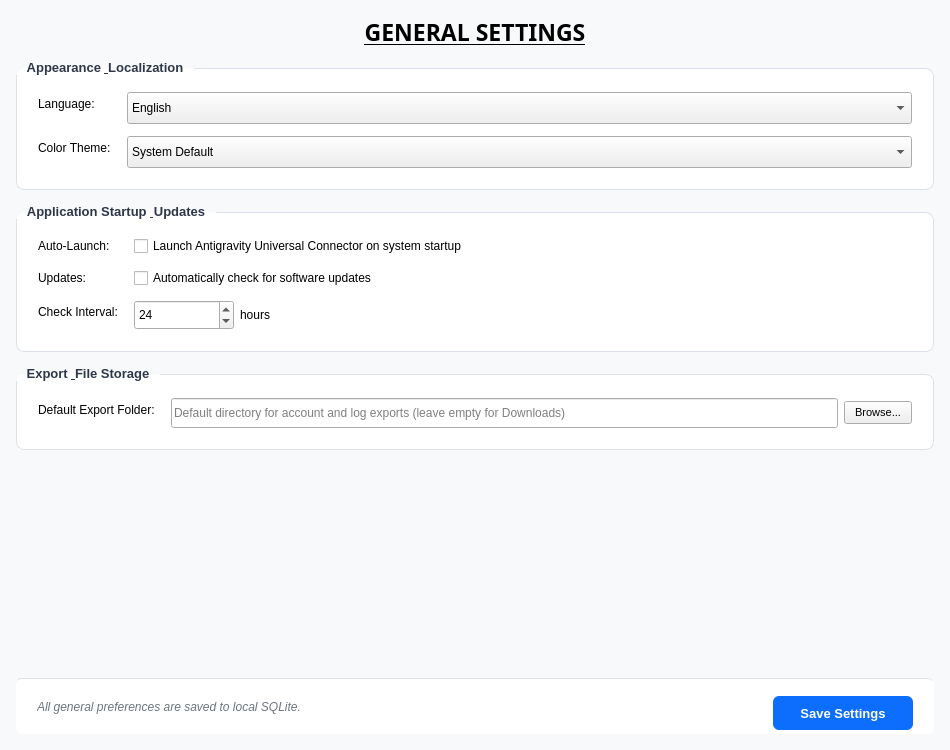
<?xml version="1.0" encoding="UTF-8"?>
<ui version="4.0">
 <class>GeneralSettingsForm</class>
 <widget class="QWidget" name="GeneralSettingsForm">
  <property name="geometry">
   <rect>
    <x>0</x>
    <y>0</y>
    <width>950</width>
    <height>750</height>
   </rect>
  </property>
  <property name="windowTitle">
   <string>General Settings</string>
  </property>
  <property name="styleSheet">
   <string notr="true">
    QWidget#GeneralSettingsForm {
      background-color: #F8F9FA;
    }
   </string>
  </property>
  <layout class="QVBoxLayout" name="mainVerticalLayout">
   <property name="spacing">
    <number>12</number>
   </property>
   <property name="leftMargin">
    <number>16</number>
   </property>
   <property name="topMargin">
    <number>16</number>
   </property>
   <property name="rightMargin">
    <number>16</number>
   </property>
   <property name="bottomMargin">
    <number>16</number>
   </property>
   <item>
    <widget class="QLabel" name="label">
     <property name="font">
      <font>
       <family>DS-Digital</family>
       <pointsize>17</pointsize>
       <bold>true</bold>
       <underline>true</underline>
      </font>
     </property>
     <property name="text">
      <string>GENERAL SETTINGS</string>
     </property>
     <property name="alignment">
      <set>Qt::AlignmentFlag::AlignCenter</set>
     </property>
    </widget>
   </item>
   <item>
    <widget class="QScrollArea" name="scrollArea">
     <property name="styleSheet">
      <string notr="true">
       QScrollArea {
         background: transparent;
         border: none;
       }
       QWidget#scrollContent {
         background-color: transparent;
       }
      </string>
     </property>
     <property name="frameShape">
      <enum>QFrame::Shape::NoFrame</enum>
     </property>
     <property name="widgetResizable">
      <bool>true</bool>
     </property>
     <widget class="QWidget" name="scrollContent">
      <property name="geometry">
       <rect>
        <x>0</x>
        <y>0</y>
        <width>918</width>
        <height>615</height>
       </rect>
      </property>
      <layout class="QVBoxLayout" name="layoutContent">
       <property name="spacing">
        <number>14</number>
       </property>
       <property name="leftMargin">
        <number>0</number>
       </property>
       <property name="topMargin">
        <number>0</number>
       </property>
       <property name="rightMargin">
        <number>0</number>
       </property>
       <property name="bottomMargin">
        <number>0</number>
       </property>
       <item>
        <widget class="QGroupBox" name="groupAppearance">
         <property name="font">
          <font>
           <family>Segoe UI</family>
           <pointsize>10</pointsize>
           <bold>true</bold>
          </font>
         </property>
         <property name="styleSheet">
          <string notr="true">
           QGroupBox {
             background-color: #FFFFFF;
             border: 1px solid #DCE1E7;
             border-radius: 8px;
             margin-top: 8px;
             padding: 14px 12px 12px 12px;
             font-weight: bold;
           }
           QGroupBox::title {
             subcontrol-origin: margin;
             subcontrol-position: top left;
             padding: 0 6px;
             color: #2D3748;
           }
          </string>
         </property>
         <property name="title">
          <string>Appearance &amp; Localization</string>
         </property>
         <layout class="QFormLayout" name="layoutFormAppearance">
          <property name="horizontalSpacing">
           <number>16</number>
          </property>
          <property name="verticalSpacing">
           <number>12</number>
          </property>
          <item row="0" column="0">
           <widget class="QLabel" name="lblLanguage">
            <property name="font">
             <font>
              <family>Segoe UI</family>
              <pointsize>9</pointsize>
              <bold>false</bold>
             </font>
            </property>
            <property name="text">
             <string>Language:</string>
            </property>
           </widget>
          </item>
          <item row="0" column="1">
           <widget class="QComboBox" name="comboLanguage">
            <property name="minimumSize">
             <size>
              <width>260</width>
              <height>32</height>
             </size>
            </property>
            <item>
             <property name="text">
              <string>English</string>
             </property>
            </item>
            <item>
             <property name="text">
              <string>Español</string>
             </property>
            </item>
            <item>
             <property name="text">
              <string>Français</string>
             </property>
            </item>
            <item>
             <property name="text">
              <string>Deutsch</string>
             </property>
            </item>
            <item>
             <property name="text">
              <string>日本語</string>
             </property>
            </item>
            <item>
             <property name="text">
              <string>한국어</string>
             </property>
            </item>
            <item>
             <property name="text">
              <string>Русский</string>
             </property>
            </item>
            <item>
             <property name="text">
              <string>Português</string>
             </property>
            </item>
            <item>
             <property name="text">
              <string>Tiếng Việt</string>
             </property>
            </item>
            <item>
             <property name="text">
              <string>Türkçe</string>
             </property>
            </item>
            <item>
             <property name="text">
              <string>العربية</string>
             </property>
            </item>
            <item>
             <property name="text">
              <string>Bahasa Melayu</string>
             </property>
            </item>
           </widget>
          </item>
          <item row="1" column="0">
           <widget class="QLabel" name="lblTheme">
            <property name="font">
             <font>
              <family>Segoe UI</family>
              <pointsize>9</pointsize>
              <bold>false</bold>
             </font>
            </property>
            <property name="text">
             <string>Color Theme:</string>
            </property>
           </widget>
          </item>
          <item row="1" column="1">
           <widget class="QComboBox" name="comboTheme">
            <property name="minimumSize">
             <size>
              <width>260</width>
              <height>32</height>
             </size>
            </property>
            <item>
             <property name="text">
              <string>System Default</string>
             </property>
            </item>
            <item>
             <property name="text">
              <string>Light Theme</string>
             </property>
            </item>
            <item>
             <property name="text">
              <string>Dark Theme</string>
             </property>
            </item>
           </widget>
          </item>
         </layout>
        </widget>
       </item>
       <item>
        <widget class="QGroupBox" name="groupStartup">
         <property name="font">
          <font>
           <family>Segoe UI</family>
           <pointsize>10</pointsize>
           <bold>true</bold>
          </font>
         </property>
         <property name="styleSheet">
          <string notr="true">
           QGroupBox {
             background-color: #FFFFFF;
             border: 1px solid #DCE1E7;
             border-radius: 8px;
             margin-top: 8px;
             padding: 14px 12px 12px 12px;
             font-weight: bold;
           }
           QGroupBox::title {
             subcontrol-origin: margin;
             subcontrol-position: top left;
             padding: 0 6px;
             color: #2D3748;
           }
          </string>
         </property>
         <property name="title">
          <string>Application Startup &amp; Updates</string>
         </property>
         <layout class="QFormLayout" name="layoutFormStartup">
          <property name="horizontalSpacing">
           <number>16</number>
          </property>
          <property name="verticalSpacing">
           <number>12</number>
          </property>
          <item row="0" column="0">
           <widget class="QLabel" name="lblAutoLaunch">
            <property name="font">
             <font>
              <family>Segoe UI</family>
              <pointsize>9</pointsize>
              <bold>false</bold>
             </font>
            </property>
            <property name="text">
             <string>Auto-Launch:</string>
            </property>
           </widget>
          </item>
          <item row="0" column="1">
           <widget class="QCheckBox" name="chkAutoLaunch">
            <property name="font">
             <font>
              <family>Segoe UI</family>
              <pointsize>9</pointsize>
              <bold>false</bold>
             </font>
            </property>
            <property name="text">
             <string>Launch Antigravity Universal Connector on system startup</string>
            </property>
           </widget>
          </item>
          <item row="1" column="0">
           <widget class="QLabel" name="lblUpdate">
            <property name="font">
             <font>
              <family>Segoe UI</family>
              <pointsize>9</pointsize>
              <bold>false</bold>
             </font>
            </property>
            <property name="text">
             <string>Updates:</string>
            </property>
           </widget>
          </item>
          <item row="1" column="1">
           <widget class="QCheckBox" name="chkAutoCheckUpdate">
            <property name="font">
             <font>
              <family>Segoe UI</family>
              <pointsize>9</pointsize>
              <bold>false</bold>
             </font>
            </property>
            <property name="text">
             <string>Automatically check for software updates</string>
            </property>
           </widget>
          </item>
          <item row="2" column="0">
           <widget class="QLabel" name="lblUpdateInterval">
            <property name="font">
             <font>
              <family>Segoe UI</family>
              <pointsize>9</pointsize>
              <bold>false</bold>
             </font>
            </property>
            <property name="text">
             <string>Check Interval:</string>
            </property>
           </widget>
          </item>
          <item row="2" column="1">
           <layout class="QHBoxLayout" name="layoutUpdateInterval">
            <property name="spacing">
             <number>6</number>
            </property>
            <item>
             <widget class="QSpinBox" name="spinUpdateInterval">
              <property name="minimumSize">
               <size>
                <width>100</width>
                <height>30</height>
               </size>
              </property>
              <property name="minimum">
               <number>1</number>
              </property>
              <property name="maximum">
               <number>720</number>
              </property>
              <property name="value">
               <number>24</number>
              </property>
             </widget>
            </item>
            <item>
             <widget class="QLabel" name="lblUpdateIntervalUnit">
              <property name="font">
               <font>
                <family>Segoe UI</family>
                <pointsize>9</pointsize>
                <bold>false</bold>
               </font>
              </property>
              <property name="text">
               <string>hours</string>
              </property>
             </widget>
            </item>
            <item>
             <spacer name="spacerUpdateInterval">
              <property name="orientation">
               <enum>Qt::Orientation::Horizontal</enum>
              </property>
              <property name="sizeHint" stdset="0">
               <size>
                <width>40</width>
                <height>20</height>
               </size>
              </property>
             </spacer>
            </item>
           </layout>
          </item>
         </layout>
        </widget>
       </item>
       <item>
        <widget class="QGroupBox" name="groupExports">
         <property name="font">
          <font>
           <family>Segoe UI</family>
           <pointsize>10</pointsize>
           <bold>true</bold>
          </font>
         </property>
         <property name="styleSheet">
          <string notr="true">
           QGroupBox {
             background-color: #FFFFFF;
             border: 1px solid #DCE1E7;
             border-radius: 8px;
             margin-top: 8px;
             padding: 14px 12px 12px 12px;
             font-weight: bold;
           }
           QGroupBox::title {
             subcontrol-origin: margin;
             subcontrol-position: top left;
             padding: 0 6px;
             color: #2D3748;
           }
          </string>
         </property>
         <property name="title">
          <string>Export &amp; File Storage</string>
         </property>
         <layout class="QFormLayout" name="layoutFormExports">
          <property name="horizontalSpacing">
           <number>16</number>
          </property>
          <property name="verticalSpacing">
           <number>12</number>
          </property>
          <item row="0" column="0">
           <widget class="QLabel" name="lblExportPath">
            <property name="font">
             <font>
              <family>Segoe UI</family>
              <pointsize>9</pointsize>
              <bold>false</bold>
             </font>
            </property>
            <property name="text">
             <string>Default Export Folder:</string>
            </property>
           </widget>
          </item>
          <item row="0" column="1">
           <layout class="QHBoxLayout" name="layoutExportPath">
            <property name="spacing">
             <number>6</number>
            </property>
            <item>
             <widget class="QLineEdit" name="editDefaultExportPath">
              <property name="minimumSize">
               <size>
                <width>380</width>
                <height>30</height>
               </size>
              </property>
              <property name="placeholderText">
               <string>Default directory for account and log exports (leave empty for Downloads)</string>
              </property>
             </widget>
            </item>
            <item>
             <widget class="QPushButton" name="btnBrowseExportPath">
              <property name="styleSheet">
               <string notr="true">padding: 4px 10px; font-size: 11px;</string>
              </property>
              <property name="text">
               <string>Browse...</string>
              </property>
             </widget>
            </item>
           </layout>
          </item>
         </layout>
        </widget>
       </item>
       <item>
        <spacer name="spacerContentBottom">
         <property name="orientation">
          <enum>Qt::Orientation::Vertical</enum>
         </property>
         <property name="sizeHint" stdset="0">
          <size>
           <width>20</width>
           <height>20</height>
          </size>
         </property>
        </spacer>
       </item>
      </layout>
     </widget>
    </widget>
   </item>
   <item>
    <widget class="QFrame" name="frameBottomBar">
     <property name="maximumSize">
      <size>
       <width>16777215</width>
       <height>56</height>
      </size>
     </property>
     <property name="styleSheet">
      <string notr="true">
       QFrame#frameBottomBar {
         background-color: #FFFFFF;
         border-top: 1px solid #DCE1E7;
         padding: 8px 12px;
         border-radius: 6px;
       }
      </string>
     </property>
     <layout class="QHBoxLayout" name="layoutBottomBar">
      <property name="spacing">
       <number>12</number>
      </property>
      <item>
       <widget class="QLabel" name="lblSaveStatus">
        <property name="font">
         <font>
          <family>Segoe UI</family>
          <pointsize>9</pointsize>
          <italic>true</italic>
         </font>
        </property>
        <property name="styleSheet">
         <string notr="true">color: #6C757D;</string>
        </property>
        <property name="text">
         <string>All general preferences are saved to local SQLite.</string>
        </property>
       </widget>
      </item>
      <item>
       <spacer name="spacerBottom">
        <property name="orientation">
         <enum>Qt::Orientation::Horizontal</enum>
        </property>
        <property name="sizeHint" stdset="0">
         <size>
          <width>40</width>
          <height>20</height>
         </size>
        </property>
       </spacer>
      </item>
      <item>
       <widget class="QPushButton" name="btnSaveSettings">
        <property name="minimumSize">
         <size>
          <width>140</width>
          <height>34</height>
         </size>
        </property>
        <property name="font">
         <font>
          <family>Segoe UI</family>
          <pointsize>10</pointsize>
          <bold>true</bold>
         </font>
        </property>
        <property name="styleSheet">
         <string notr="true">
          QPushButton {
            background-color: #0D6EFD;
            color: #FFFFFF;
            border: none;
            border-radius: 6px;
            padding: 6px 16px;
          }
          QPushButton:hover {
            background-color: #0B5ED7;
          }
         </string>
        </property>
        <property name="text">
         <string>Save Settings</string>
        </property>
       </widget>
      </item>
     </layout>
    </widget>
   </item>
  </layout>
 </widget>
 <resources/>
 <connections/>
</ui>
